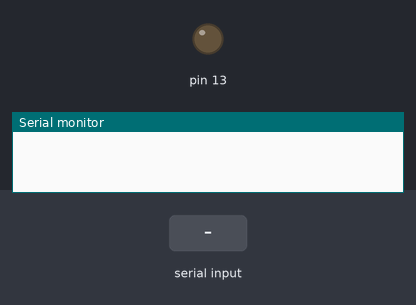
A sketch run on a simulated Arduino Uno, built with avr-gcc and run on an emulated ATmega328P. Parts: output pins drawn as LEDs (lit = HIGH), the last lines printed to the serial monitor. The test bench sets the inputs (shaded band).

Above: at 1.2 s.
1.3 s: "a" received over the second serial link
At 1.9 s:
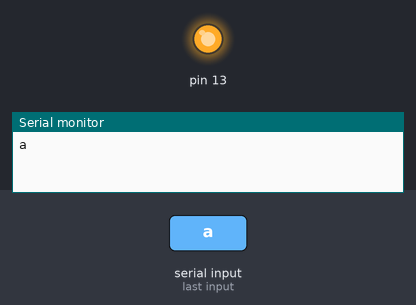
2.8 s: "b" received over the second serial link
At 4.2 s:
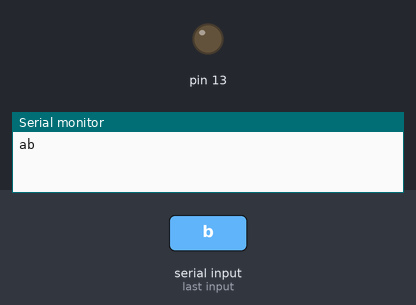
Timing chart, 0 to 5.8 s (numbered marks = the images above; inputs shaded):
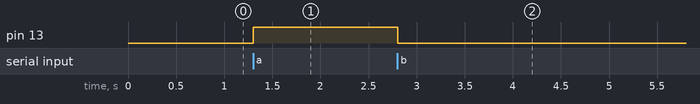

Measured:
- after the input at 1.3 s, pin 13: LOW → HIGH at once
- after the input at 2.8 s, pin 13: HIGH → LOW at once

The sketch:

Basic_Xbee_passthru.ino
```cpp
/*****************************************************************
  XBee_Serial_Passthrough.ino

  Set up a software serial port to pass data between an XBee Shield
  and the serial monitor.

  Hardware Hookup:
  The XBee Shield makes all of the connections you'll need
  between Arduino and XBee. If you have the shield make
  sure the SWITCH IS IN THE "DLINE" POSITION. That will connect
  the XBee's DOUT and DIN pins to Arduino pins 2 and 3.

*****************************************************************/
// We'll use SoftwareSerial to communicate with the XBee:
#include <SoftwareSerial.h>
// XBee's DOUT (TX) is connected to pin 2 (Arduino's Software RX)
// XBee's DIN (RX) is connected to pin 3 (Arduino's Software TX)
SoftwareSerial XBee(2, 3); // RX, TX

int ledVal = 0;

void setup()
{
  // Set up both ports at 9600 baud. This value is most important
  // for the XBee. Make sure the baud rate matches the config
  // setting of your XBee.
  XBee.begin(9600);
  Serial.begin(9600);
  pinMode(13, OUTPUT);

}

void loop()
{
  if (XBee.available())
  { // If data comes in from XBee , send it out to XBee
    byte inByte = XBee.read();
    delay(1);
    Serial.write(inByte);
    delay(1);
    XBee.write(inByte);
    delay(1);
    if(inByte == 'a'){
      digitalWrite(13, 1);
    }
    if(inByte == 'b'){
      digitalWrite(13, 0);
    }
  }

}
```
